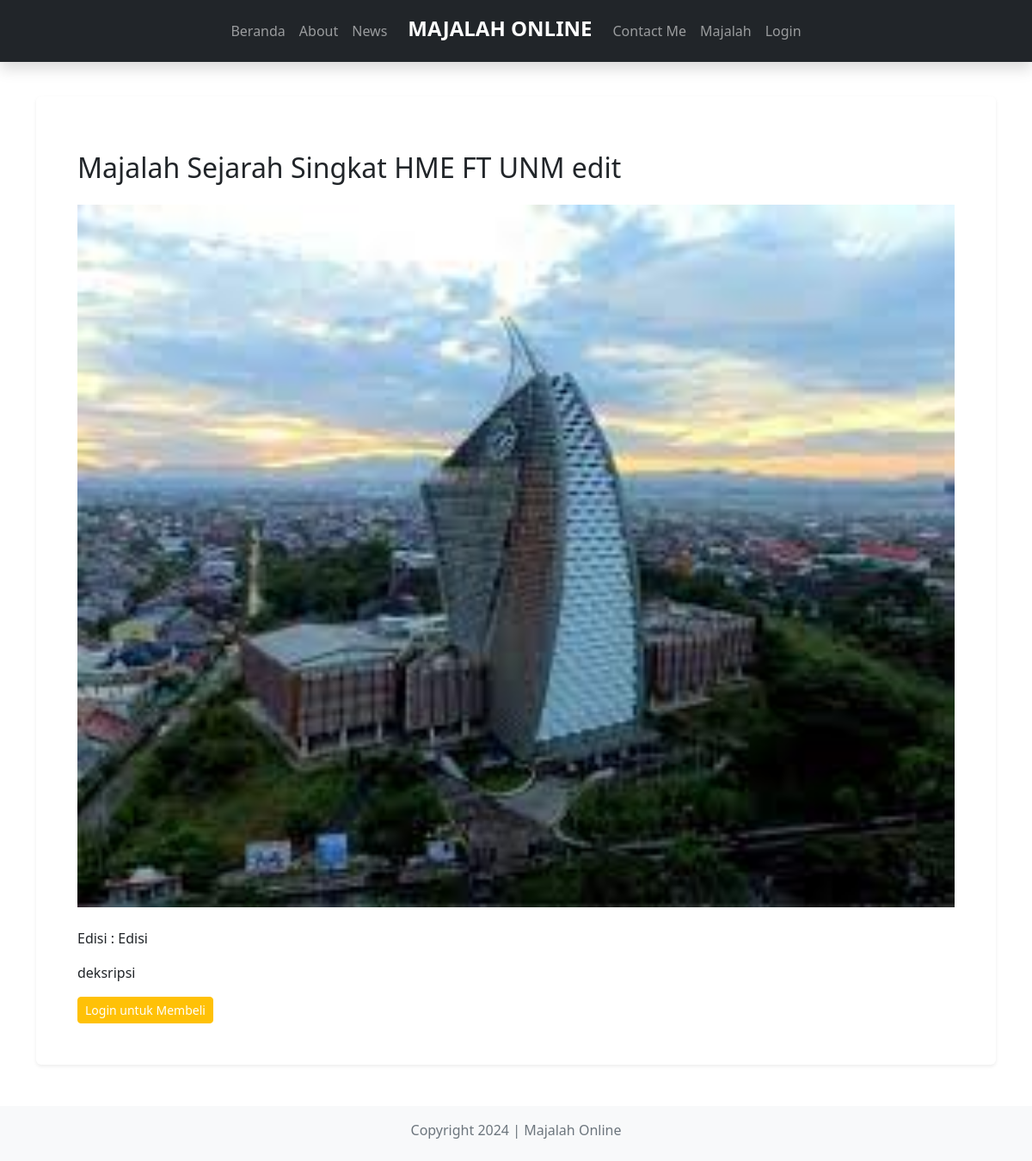
Screenshot of /majalah-detail.php?id=5 with the database file from the repository.
### tables this page shows
CREATE TABLE `majalah` (
  `id_majalah` int NOT NULL,
  `judul` varchar(200) DEFAULT NULL,
  `edisi` varchar(50) DEFAULT NULL,
  `desk` text,
  `isi` varchar(50) DEFAULT NULL,
  `cover` varchar(50) DEFAULT NULL,
  `harga_digital` int DEFAULT NULL,
  `harga_cetak` int DEFAULT NULL,
  `harga_keduanya` int DEFAULT NULL
);

### admin/function/helper.php (called while the page is built, shortened)
<?php
function get(string $name)
{
  if (isset($_GET[$name]) && $_GET[$name] != '') {
    return htmlspecialchars($_GET[$name]);
  } else {
    return false;
  }
}

### admin/function/query.php (called while the page is built, shortened)
<?php
function query_select($table, $role = [])
{
  global $conn;
  $sql = "SELECT * FROM $table";
  if (isset($role['where'])) {
    $sql .= " WHERE " . $role['where'];
  }
  $result = mysqli_query($conn, $sql);
  $rows = [];
  while ($row = mysqli_fetch_assoc($result)) {
    $rows[] = $row;
  }
  return $rows;
}

### majalah-detail.php (the view, shortened to what this page needs)
<?php require 'comp/header.php'; ?>
<?php
$isLoggedIn = isset($_SESSION[KEY]['login']['id_sub']);
$id = get("id");
$majalah = query_select("majalah", ["where" => "id_majalah = '$id'"])[0];
$hasPurchased = false;
?>
<?php require 'comp/navbar.php'; ?>
<section class="main mt-3 pt-5">
  <div class="container pt-4">
    <div class="card shadow-sm border-0 mt-4 mb-5">
      <div class="card-body p-5">
        <h2 class="mb-4 mt-3">Majalah <?= $majalah["judul"] ?></h2>
        <center>
          <img src="admin/assets/img/<?= $majalah['cover'] ?>" class="mb-4" alt="" style="width: 100%;">
        </center>
        <p>Edisi : <?= $majalah["edisi"] ?></p>
        <p><?= $majalah["desk"] ?></p>
        <?php if ($isLoggedIn && !$hasPurchased): ?>
          <a href="majalah-beli.php?id=<?= $id ?>" class="btn btn-sm btn-warning text-white">Beli Majalah</a>
        <?php elseif (!$isLoggedIn): ?>
          <a href="login.php" class="btn btn-sm btn-warning text-white">Login untuk Membeli</a>
        <?php else: ?>
          <p class="text-success">Anda sudah membeli majalah ini.</p>
        <?php endif; ?>
      </div>
    </div>
  </div>
</section>
<?php include 'comp/footer.php'; ?>

### rows the page displays
majalah: judul "Sejarah Singkat HME FT UNM edit", cover (picture), edisi "Edisi", desk "deksripsi"
